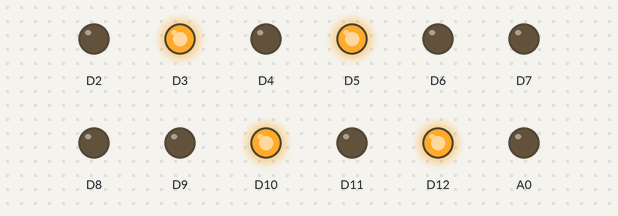
The sketch below on a simulated Arduino Zero (SAMD21). Parts: output pins drawn as LEDs (lit = HIGH). What the sketch prints to the serial monitor is not drawn.

Above: at 0.1 s.
Timing chart, 0 to 1.6 s (numbered marks = the images above):
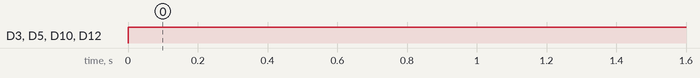

Measured:
- by itself, D3, D5, D10, D12: LOW → HIGH at 0.00 s

The sketch:

coils_tester.ino
```cpp
/* Author: Morselli Alberto
 *
 * use it to try coils separately.
 * With the connection made on the board OUT1-2-3-4 are connected respectively to X1A-B-Y1A-B. Same pattern for motor driver 2.
 * Wires A and B are connected respectively to EXTernal and INTernal heads of the wire's coil.
 * Setting A-B to HIGH-LOW leads to SOUTH pole on his top and NORTH pole on his bottom, R-epelling the levmag that has SOUTH pole on his bottom.
 *         A-B to LOW-HIGH          NORTH pole on his top and SOUTH pole on his bottom, A-ttracting
 */

#include "defines.h"

void setup() {
  for(int i=2; i<=12; i++){ pinMode(i,OUTPUT); }
  pinMode(14,OUTPUT);

  analogReadResolution(10);
  analogWriteResolution(8);
  analogWriteFrequency(ENABLE_X1,32000); //max value for L298 is 40kHz
  analogWriteFrequency(ENABLE_X2,32000);
  analogWriteFrequency(ENABLE_Y1,32000);
  analogWriteFrequency(ENABLE_Y2,32000);
}

void attract(byte c_a, byte c_b, byte c_enable, int value){
  digitalWrite(c_a, LOW);
  digitalWrite(c_b, HIGH);
  analogWrite(c_enable, value);
}

void repel(byte c_a, byte c_b, byte c_enable, int value){
  attract(c_b, c_a, c_enable, value);
}

void turnoff(byte c_a, byte c_b, byte c_enable = 0, int value = 0){
  digitalWrite(c_a, LOW);
  digitalWrite(c_b, LOW);
}

void loop() {
  Serial.println("1");
  repel(Y1_A,Y1_B,ENABLE_Y1,0);
  attract(Y2_A,Y2_B,ENABLE_Y2,0);
  repel(X1_A,X1_B,ENABLE_X1,0);
  attract(X2_A,X2_B,ENABLE_X2,0);
  delay(2000);
}
```

defines.h
```cpp
// motor driver 1 - sx - x1 & y1
#define X1_A 3
#define X1_B 4
#define Y1_A 5
#define Y1_B 6

#define ENABLE_X1 2
#define ENABLE_Y1 7

// motor driver 2 - dx - x2 & y2
#define X2_A 9
#define X2_B 10
#define Y2_A 11
#define Y2_B 12

#define ENABLE_X2 8
#define ENABLE_Y2 14
```
